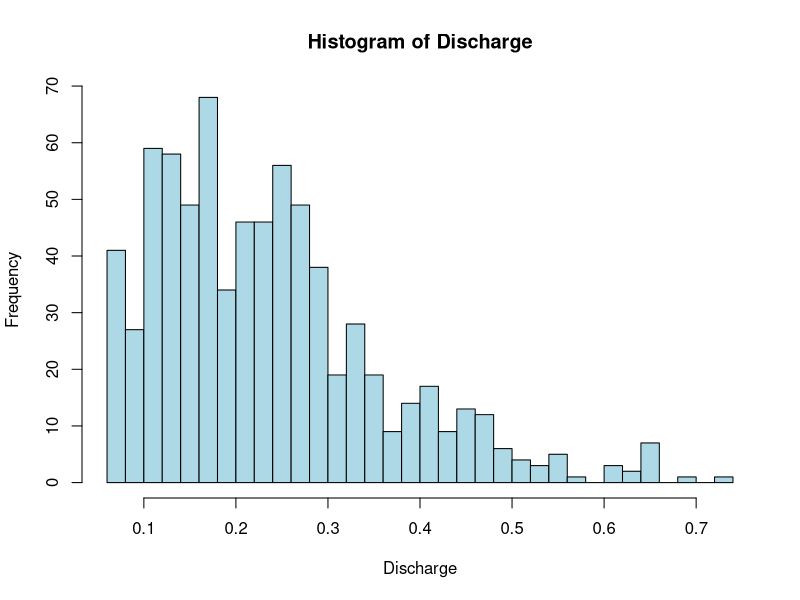
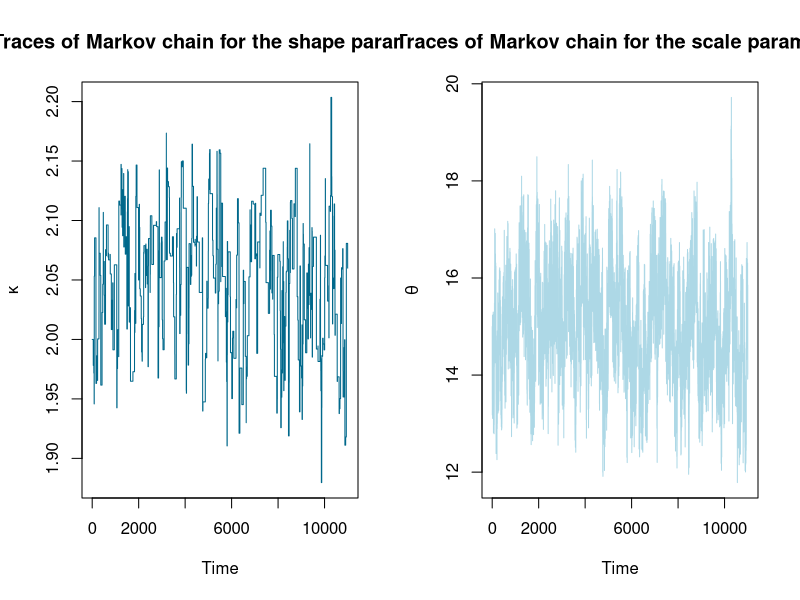
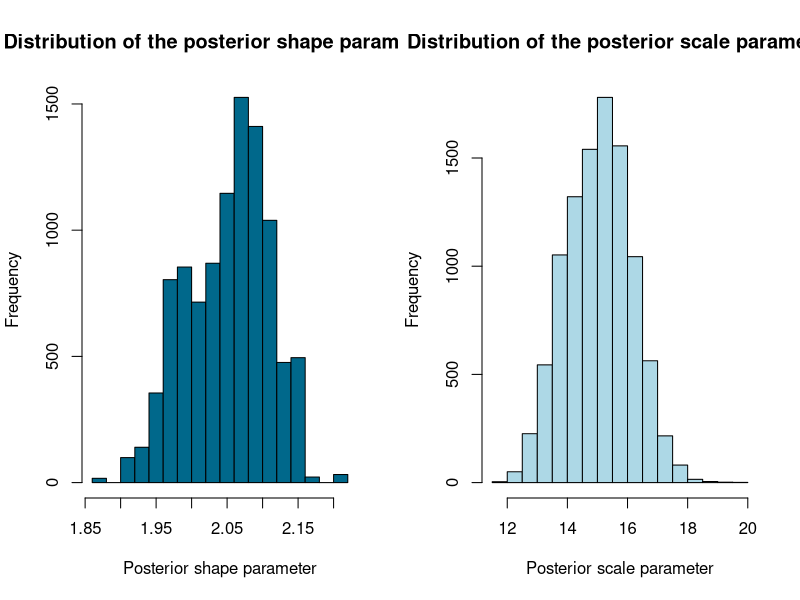
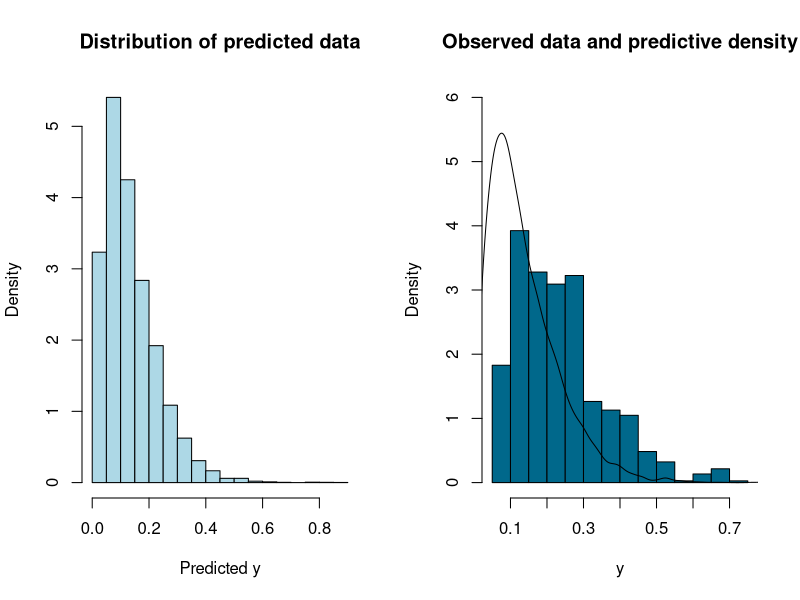

Write the R code that produced these figures, in order.
# ----------------------------------------------------------------------------------------------------
# HOMEWORK 3
# Emilie Engen, 100356077
# ----------------------------------------------------------------------------------------------------
# Working directory
setwd("/Users/Emilie/Dropbox/Skole/UC3M/Bayesian Learning/Homework 3")

# ----------------------------------------------------------------------------------------------------
# Clear the workspace
rm(list=ls())


# Load file
data <- read.csv2("January09.csv")

# Attach data to R search path
attach(data)

# Names of data
names(data)

# Look at the main characteristics of the data
hist(Discharge, col='light blue', breaks=30)
mean(Discharge)
sd(Discharge)
min(Discharge)
max(Discharge)

summary(Discharge)

# Assume that the discharge, Y , follows a Weibull distribution, Y |??, ?? ??? W (??, ??) 
# whose density function is given by: f(y |??,??)=????y?????1exp(?????y??), y >0. 
# Assume e.g. the following prior distribution: ?? ??? Uniform (??min , ??max ) ?? ??? Gamma (a, b)

# Set the prior parameters by assuming non informative priors
k_min=0
k_max=100
a=0.01
b=0.01

# Define the data set
y=Discharge
n=length(y)

# Set the number of burnin iterations and iterations in equilibrium:
burnin=1000
iters=10000
T=burnin+iters

# Initialize a vector for the values of ?? and ?? in the Markov chain:
k=rep(0,T)
theta=rep(0,T)

# Set initial values for the model parameters
k[1]=2
theta[1]=15

# Initialize proportion of accepted values in the MH algorithm:
pac=0

# We are ready to simulate the Markov chain
?rweibull
?rgamma


# Construct an MCMC algorithm to sample from the posterior of (??, ?? | y) 
# and obtain estimations for the posterior means and 95% credible intervals for ?? and ??.

# MCMC chain
for (t in 2:T)
{
  theta[t]=rgamma(1,shape=a+n,rate=b+sum(y^k[t-1]))
  k_c=rnorm(1,k[t-1],sd=1)
  if(k_c<k_min || k_c>k_max){k[t]=k[t-1]}
  else{
    logal=n*log(k_c) + (k_c-1)*sum(log(y))-theta[t]*sum(y^k_c)
    logal=logal-(n*log(k[t-1]) + (k[t-1]-1)*sum(log(y))-theta[t]*sum(y^k[t-1]))
    u=runif(1)
    if (log(u)<logal)
    {
      k[t]=k_c
      if (t>burnin){pac=pac+1}
    }
    else k[t]=k[t-1]
  }
}

# We can calculate the proportion of accepted values:
pac=pac/iters;pac

par(mfrow=c(1,2))
# We can plot the traces of the Markov chain:
ts.plot(k,ylab=expression(kappa),col='deepskyblue4',main='Traces of Markov chain for the shape parameter')
ts.plot(theta,ylab=expression(theta),col='light blue',main='Traces of Markov chain for the scale parameter')

# And obtain posterior samples in equilibrium:
k_post=k[burnin+1:iters];k_post
theta_post=theta[burnin+1:iters];theta_post

par(mfrow=c(1,2))
# We can approximate the posterior distribution of the model parameters:
hist(k_post,col='deepskyblue4', main='Distribution of the posterior shape parameter',xlab='Posterior shape parameter')
hist(theta_post,col='light blue', main='Distribution of the posterior scale parameter',xlab='Posterior scale parameter')

# And obtain 95% credible intervals for k and theta
quantile(k_post,c(0.025,0.975))
quantile(theta_post,c(0.025,0.975))

# We can also approximate the posterior mean and standard deviations of k and theta
mean(k_post)
sd(k_post)
mean(theta_post)
sd(theta_post)

# Obtain an approximate sample from the predictive distribution of the discharge 
# and estimate the probability of a discharge larger than 1m3/sec ?? km2.

# However, we may use the posterior MCMC sample to approximate predictive
# probabilities.  A sample of size (M = 10 000) from the predictive distribution can
# be obtained with: 
M=10000
disc_pred=rweibull(M,shape=k_post,scale=1/theta_post)
disc_pred=rgamma(M,shape=k_post,rate=theta_post)

# Plot the histogram of predicted data
hist(disc_pred,freq=F, main='Distribution of predicted data',xlab='Predicted y',col='light blue')

# We can compare the observed data with the estimated predictive density using:
hist(y,freq=F,main='Observed data and predictive density',ylim=c(0,6),col='deepskyblue4',breaks=22)
lines(density(disc_pred))

# And we can approximate the predictive probability of a discharge larger than 1m3/sec??km2
# using simply the mean of sampled values larger than 1:
mean(disc_pred>1)

